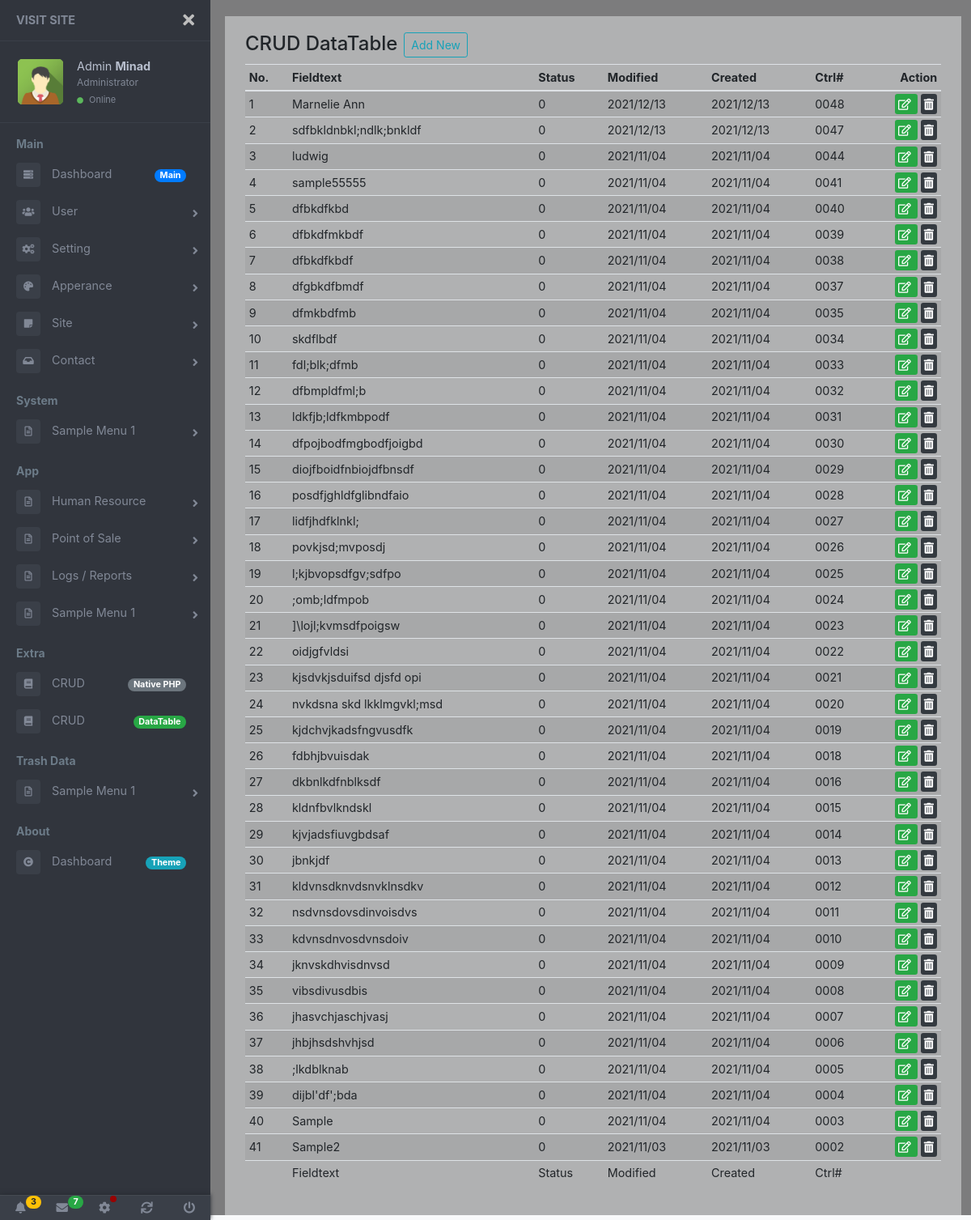
Before: /routes/crud-datatable/index.php (signed in) with the older database file.
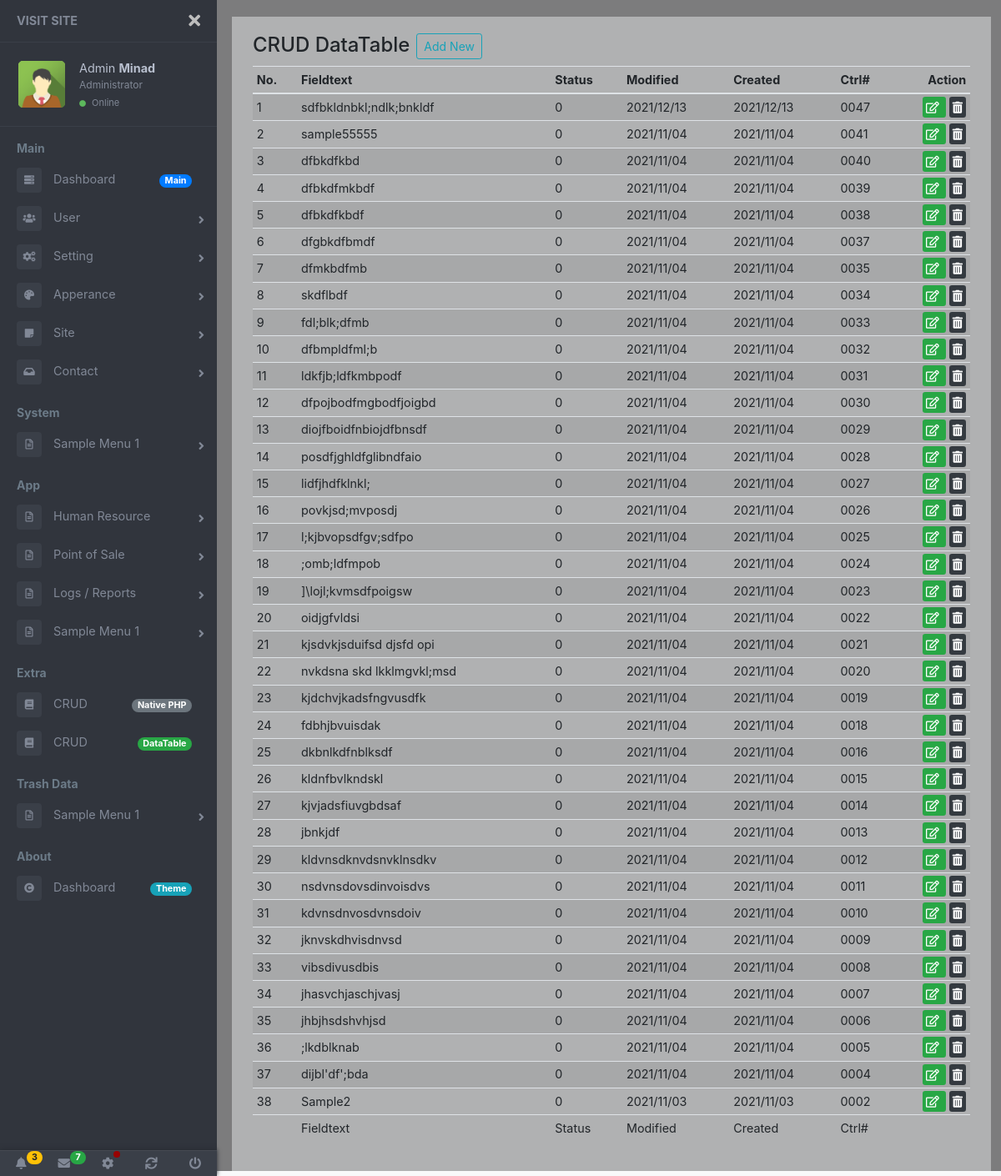
After: the same page with the newer database file.
### tables this page shows
CREATE TABLE `tblcrud` (
  `id` int(11) NOT NULL,
  `fieldtxt` varchar(254) NOT NULL,
  `status` int(1) NOT NULL,
  `created` datetime NOT NULL DEFAULT CURRENT_TIMESTAMP,
  `modified` timestamp NOT NULL DEFAULT CURRENT_TIMESTAMP ON UPDATE CURRENT_TIMESTAMP,
  `deletedx` int(1) NOT NULL
);

### routes/crud-datatable/index.php (called while the page is built, shortened)
<?php
	include_once "../../content/template-part/dashboard-header.php";
	include_once "../../content/view/crud-datatable/index.php";
	include_once "../../content/template-part/dashboard-footer.php";

### inc/xsession.php (called while the page is built, shortened)
<?php
	if(empty($_SESSION["usercode"]) || empty($_SESSION["username"]) || empty($_SESSION["fullname"]) || empty($_SESSION["ulevpos"]) || empty($_SESSION["surname"]) || empty($_SESSION["firstname"]) || empty($_SESSION["middlename"]) || empty($_SESSION["postitle"])) {
		header("location:../login");
	} else {
		$lastname	= $_SESSION["surname"];
		$givename	= $_SESSION["firstname"];
		$ptitle		= $_SESSION["postitle"];
	}

### content/view/crud-datatable/index.php (the view, shortened to what this page needs)
<?php
	include_once "../../content/template-part/dashboard-navbar.php";
?>
<link rel="stylesheet" href="<?php echo $dirbak; ?>assets/datatables/1.11.3/css/jquery.dataTables.min.css">
<main class="page-content">
	<div class="container-fluid bg-light-opacity">
		<div class="d-flex">
			<h4 class="mr-2 mb-2">CRUD DataTable</h4>
			<a href="../../routes/crud-datatable/addnew" class="btn btn-outline-info btn-sm mr-2 mb-2">Add New</a>
		</div>
		<div id="" class="table-responsive-sm">
			<table id="listRecView" class="table table-striped table-hover table-sm">
				<thead>
					<tr>
						<th>No.</th>
						<th>Fieldtext</th>
						<th>Status</th>
						<th>Modified</th>
						<th>Created</th>
						<th>Ctrl#</th>
						<th class="text-right">Action</th>
					</tr>
				</thead>
				<tbody>
					<?php
						$tblname = "tblcrud";
						$prim_id = "id";
						$cnn = new PDO("mysql:host={$host};dbname={$db}", $unameroot, $pw);
						$qry = "SELECT * FROM {$tblname} WHERE deletedx=0 ORDER BY {$prim_id} DESC";
						$stmt = $cnn->prepare($qry);
						$stmt->execute();
						$xno = 0;
						for($i=0; $row = $stmt->fetch(); $i++) {
							$xno++;
							$id2=$row['id'];
							$id=sprintf('%04d',$id2);
							$fieldtxt=$row['fieldtxt'];
							$status=$row['status'];
							$modified2=$row['modified'];
							$modified=date_format(new DateTime($modified2),'Y/m/d');
							$created2=$row['created'];
							$created=date_format(new DateTime($created2),'Y/m/d');
					?>
							<tr>
								<td><?php echo $xno; ?></td>
								<td data-filter="<?php echo $fieldtxt; ?>"><?php echo $fieldtxt; ?></td>
								<td data-filter="<?php echo $status; ?>"><?php echo $status; ?></td>
								<td data-filter="<?php echo $modified; ?>"><?php echo $modified; ?></td>
								<td data-filter="<?php echo $created; ?>"><?php echo $created; ?></td>
								<td><?php echo $id; ?></td>
								<td class="text-right tbl-action">
									<a href="../../routes/crud-datatable/editupdate?id=<?php echo $id; ?>" class="btn-sm btn-success btn-inline" title="Edit">
										<span class="far fa-edit"></span>
									</a>
									<a class="btn-sm btn-dark btn-inline ml-1" href="#" onclick="trash(<?php echo $id2; ?>)" title="Delete">
										<span class="fas fa-trash-alt"></span>
									</a>
								</td>
							</tr>
					<?php
						}
					?>
				</tbody>
				<tfoot>
					<tr>
						<td class="remove-dropdown"></td>
						<td>Fieldtext</td>
						<td>Status</td>
						<td>Modified</td>
						<td>Created</td>
						<td class="remove-dropdown">Ctrl#</td>
						<td class="remove-dropdown"></td>
					</tr>
				</tfoot>
			</table>
		</div>
	</div>
</main>

### content/template-part/dashboard-header.php (shortened to what this page needs)
<?php
	$chckfledash = file_exists("../../assets/css/style.css");
	if ($chckfledash) {
		$dirbak = "../../";
	} else {
		$dirbak = "../../../";
	}
?>
<!DOCTYPE html>
<html lang="en">
<head>
	<link rel="stylesheet" href="<?php echo $dirbak; ?>assets/fontawesome/releases/v5.7.0/css/all.css">
	<link rel="stylesheet" href="<?php echo $dirbak; ?>assets/bootstrap/4.5.2/css/bootstrap.min.css">
	<link rel="stylesheet" href="<?php echo $dirbak; ?>assets/npm/slick-carousel@1.8.1/slick/slick.css">
	<link rel="stylesheet" href="<?php echo $dirbak; ?>assets/css/dashboard.css">
	<link rel="stylesheet" href="<?php echo $dirbak; ?>assets/css/style.css">
</head>
<body id="myDashB" class="bg-light" data-spy="scroll" data-target=".navbar" data-offset="60" oncontextmenu="return false;">
	<div class="page-wrapper chiller-theme toggled dboardbg">

### content/template-part/dashboard-navbar.php (shortened to what this page needs)
<?php
	$chckfle2 = file_exists("../../inc/xsession.php");
	if ($chckfle2) {
		include_once "../../inc/xsession.php";
		$baklnk = "../../";
	} else {
		include_once "../../../inc/xsession.php";
		$baklnk = "../../../";
	}
?>
<nav id="sidebar" class="sidebar-wrapper">
	<div class="sidebar-brand">
		<a href="<?php echo $baklnk; ?>">Visit Site</a>
		<div id="close-sidebar">
			<i class="fas fa-times"></i>
		</div>
	</div>
	<div class="sidebar-header">
		<div class="user-pic user-pic-circle">
			<img class="img-responsive img-rounded" src="<?php echo $baklnk; ?>storage/img/avatar2.png" alt="User picture">
		</div>
		<div class="user-info">
			<span class="user-name"><?php echo $givename; ?>
				<strong><?php echo $lastname; ?></strong>
			</span>
			<span class="user-role"><?php echo $ptitle; ?></span>
			<span class="user-status">
				<i class="fa fa-circle"></i>
				<span>Online</span>
			</span>
		</div>
	</div>
	<div class="sidebar-content">
		<div class="sidebar-menu">
			<ul>
				<li class="header-menu">
					<span>Main</span>
				</li>
				<li>
					<a href="<?php echo $baklnk; ?>routes/dashboard">
						<i class="fas fa-server"></i>
						<span>Dashboard</span>
						<span class="badge badge-pill badge-primary">Main</span>
					</a>
				</li>
				<li class="sidebar-dropdown">
					<a href="<?php echo $baklnk; ?>routes/user/#" title="User">
						<i class="fas fa-users"></i>
						<span>User</span>
					</a>
				</li>
				<li class="sidebar-dropdown">
					<a href="#">
						<i class="fas fa-cogs"></i>
						<span>Setting</span>
					</a>
				</li>
				<li class="sidebar-dropdown">
					<a href="#">
						<i class="fas fa-palette"></i>
						<span>Apperance</span>
					</a>
				</li>
				<li class="sidebar-dropdown">
					<a href="#">
						<i class="fas fa-sticky-note"></i>
						<span>Site</span>
					</a>
				</li>
				<li class="sidebar-dropdown">
					<a href="#">
						<i class="fa fa-inbox"></i>
						<span>Contact</span>
					</a>
				</li>
				<li class="header-menu">
					<span>System</span>
				</li>
				<?php include_once "dashboard-navbar-menu.php"; ?>
				<li class="header-menu">
					<span>App</span>
				</li>
				<?php include_once "dashboard-navbar-app.php"; ?>
				<li class="header-menu">
					<span>Extra</span>
				</li>
				<li>
					<a href="<?php echo $baklnk; ?>routes/crud" title="Create Read Update Delete Search">
						<i class="fa fa-book"></i>
						<span>CRUD</span>
						<span class="badge badge-pill badge-secondary">Native PHP</span>
					</a>
				</li>
				<li>
					<a href="<?php echo $baklnk; ?>routes/crud-datatable" title="Create Read Update Delete Search">
						<i class="fa fa-book"></i>
						<span>CRUD</span>
						<span class="badge badge-pill badge-success">DataTable</span>
					</a>
				</li>
				<li class="header-menu">
					<span>Trash Data</span>
				</li>
				<li class="sidebar-dropdown">
					<a href="#" title="Sample Menu">
						<i class="far fa-file-alt"></i>
						<span>Sample Menu 1</span>
					</a>
				</li>
				<li class="header-menu">
					<span>About</span>
				</li>
				<li>
					<a href="<?php echo $baklnk; ?>routes/dashboard-theme" title="Dashboard Theme">
						<i class="fa fa-copyright"></i>
						<span>Dashboard</span>
						<span class="badge badge-pill badge-info">Theme</span>
					</a>
				</li>
			</ul>
		</div>
	</div>
	<div class="sidebar-footer">
		<a href="#" title="Notification">
			<i class="fa fa-bell"></i>
			<span class="badge badge-pill badge-warning notification">3</span>
		</a>
		<a href="#" title="Message">
			<i class="fa fa-envelope"></i>
			<span class="badge badge-pill badge-success notification">7</span>
		</a>
		<a href="<?php echo $baklnk; ?>routes/setgener" title="Settings">
			<i class="fa fa-cog"></i>
			<span class="badge-sonar"></span>
		</a>
		<a href="" title="Refresh">
			<i class="fas fa-sync"></i>
		</a>
		<a href="<?php echo $baklnk; ?>inc/logout" title="Logout">
			<i class="fa fa-power-off"></i>
		</a>
	</div>
</nav>

### content/template-part/dashboard-navbar-menu.php (shortened to what this page needs)
<li class="sidebar-dropdown">
	<a href="#" title="Sample Menu">
		<i class="far fa-file-alt"></i>
		<span>Sample Menu 1</span>
	</a>
</li>

### content/template-part/dashboard-navbar-app.php (shortened to what this page needs)
<li class="sidebar-dropdown">
	<a href="#" title="Human Resource">
		<i class="far fa-file-alt"></i>
		<span>Human Resource</span>
	</a>
</li>
<li class="sidebar-dropdown">
	<a href="#" title="Sample Menu">
		<i class="far fa-file-alt"></i>
		<span>Point of Sale</span>
	</a>
</li>
<li class="sidebar-dropdown">
	<a href="#" title="Sample Menu">
		<i class="far fa-file-alt"></i>
		<span>Logs / Reports</span>
	</a>
</li>
<li class="sidebar-dropdown">
	<a href="#" title="Sample Menu">
		<i class="far fa-file-alt"></i>
		<span>Sample Menu 1</span>
	</a>
</li>

### content/template-part/dashboard-footer.php (shortened to what this page needs)
	</div>
</body>
</html>

### assets/css/style.css (style rules this page uses)
* { box-sizing: border-box; }
body { margin: 0; }
.tbl-action { padding: 0!important; padding-top: 5px!important; padding-right: 5px!important; }

### content/template-part/dashboard-header.php (style rules this page uses)
.dboardbg { background-image: url("../../storage/img/dashboard-bg.png"); background-repeat: no-repeat; background-size: cover; background-color: transparent; }

Changed rows visible on the page:
no longer on this page (row edited): tblcrud: fieldtxt "Marnelie Ann", status "0", modified "2021/12/13", created "2021/12/13", id "0048"
no longer on this page (row edited): tblcrud: fieldtxt "ludwig", status "0", modified "2021/11/04", created "2021/11/04", id "0044"
no longer on this page (row edited): tblcrud: fieldtxt "Sample", status "0", modified "2021/11/04", created "2021/11/04", id "0003"
